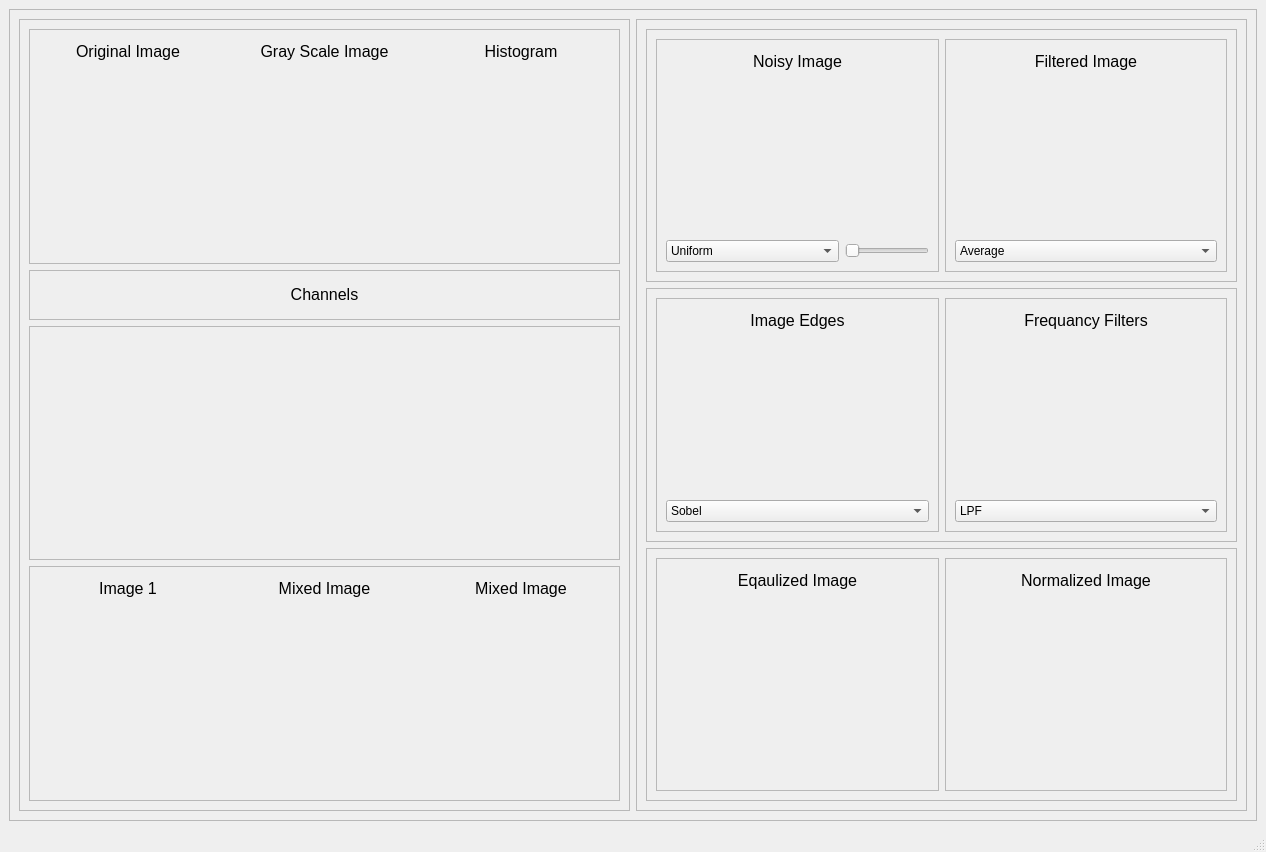
<?xml version="1.0" encoding="UTF-8"?>
<ui version="4.0">
 <class>MainWindow</class>
 <widget class="QMainWindow" name="MainWindow">
  <property name="geometry">
   <rect>
    <x>0</x>
    <y>0</y>
    <width>1266</width>
    <height>852</height>
   </rect>
  </property>
  <property name="windowTitle">
   <string>MainWindow</string>
  </property>
  <widget class="QWidget" name="centralwidget">
   <layout class="QGridLayout" name="gridLayout">
    <item row="0" column="0">
     <widget class="QFrame" name="frame">
      <property name="frameShape">
       <enum>QFrame::StyledPanel</enum>
      </property>
      <property name="frameShadow">
       <enum>QFrame::Raised</enum>
      </property>
      <layout class="QGridLayout" name="gridLayout_18">
       <item row="0" column="0">
        <layout class="QHBoxLayout" name="horizontalLayout_8">
         <item>
          <widget class="QFrame" name="frame_13">
           <property name="frameShape">
            <enum>QFrame::StyledPanel</enum>
           </property>
           <property name="frameShadow">
            <enum>QFrame::Raised</enum>
           </property>
           <layout class="QGridLayout" name="gridLayout_16">
            <item row="0" column="0">
             <layout class="QVBoxLayout" name="verticalLayout_17">
              <item>
               <widget class="QFrame" name="frame_2">
                <property name="frameShape">
                 <enum>QFrame::StyledPanel</enum>
                </property>
                <property name="frameShadow">
                 <enum>QFrame::Raised</enum>
                </property>
                <layout class="QGridLayout" name="gridLayout_2">
                 <item row="0" column="0">
                  <layout class="QHBoxLayout" name="horizontalLayout_4">
                   <item>
                    <layout class="QVBoxLayout" name="verticalLayout_8">
                     <item>
                      <widget class="QLabel" name="label_7">
                       <property name="maximumSize">
                        <size>
                         <width>16777215</width>
                         <height>25</height>
                        </size>
                       </property>
                       <property name="font">
                        <font>
                         <pointsize>12</pointsize>
                        </font>
                       </property>
                       <property name="text">
                        <string>Original Image</string>
                       </property>
                       <property name="alignment">
                        <set>Qt::AlignCenter</set>
                       </property>
                      </widget>
                     </item>
                     <item>
                      <widget class="QLabel" name="originalImage">
                       <property name="pixmap">
                        <pixmap>test.jpg</pixmap>
                       </property>
                       <property name="scaledContents">
                        <bool>true</bool>
                       </property>
                      </widget>
                     </item>
                    </layout>
                   </item>
                   <item>
                    <spacer name="horizontalSpacer">
                     <property name="orientation">
                      <enum>Qt::Horizontal</enum>
                     </property>
                     <property name="sizeType">
                      <enum>QSizePolicy::Fixed</enum>
                     </property>
                     <property name="sizeHint" stdset="0">
                      <size>
                       <width>13</width>
                       <height>20</height>
                      </size>
                     </property>
                    </spacer>
                   </item>
                   <item>
                    <layout class="QVBoxLayout" name="verticalLayout_9">
                     <item>
                      <widget class="QLabel" name="label_8">
                       <property name="maximumSize">
                        <size>
                         <width>16777215</width>
                         <height>25</height>
                        </size>
                       </property>
                       <property name="font">
                        <font>
                         <pointsize>12</pointsize>
                        </font>
                       </property>
                       <property name="text">
                        <string>Gray Scale Image</string>
                       </property>
                       <property name="alignment">
                        <set>Qt::AlignCenter</set>
                       </property>
                      </widget>
                     </item>
                     <item>
                      <widget class="ImageView" name="grayScaleImage" native="true"/>
                     </item>
                    </layout>
                   </item>
                   <item>
                    <spacer name="horizontalSpacer_3">
                     <property name="orientation">
                      <enum>Qt::Horizontal</enum>
                     </property>
                     <property name="sizeType">
                      <enum>QSizePolicy::Fixed</enum>
                     </property>
                     <property name="sizeHint" stdset="0">
                      <size>
                       <width>13</width>
                       <height>20</height>
                      </size>
                     </property>
                    </spacer>
                   </item>
                   <item>
                    <layout class="QVBoxLayout" name="verticalLayout_13">
                     <item>
                      <widget class="QLabel" name="label_9">
                       <property name="maximumSize">
                        <size>
                         <width>16777215</width>
                         <height>25</height>
                        </size>
                       </property>
                       <property name="font">
                        <font>
                         <pointsize>12</pointsize>
                        </font>
                       </property>
                       <property name="text">
                        <string>Histogram</string>
                       </property>
                       <property name="alignment">
                        <set>Qt::AlignCenter</set>
                       </property>
                      </widget>
                     </item>
                     <item>
                      <widget class="PlotWidget" name="originalHistogram" native="true"/>
                     </item>
                    </layout>
                   </item>
                  </layout>
                 </item>
                </layout>
               </widget>
              </item>
              <item>
               <widget class="QFrame" name="frame_16">
                <property name="maximumSize">
                 <size>
                  <width>16777215</width>
                  <height>50</height>
                 </size>
                </property>
                <property name="frameShape">
                 <enum>QFrame::StyledPanel</enum>
                </property>
                <property name="frameShadow">
                 <enum>QFrame::Raised</enum>
                </property>
                <layout class="QGridLayout" name="gridLayout_15">
                 <item row="0" column="0">
                  <widget class="QLabel" name="label_11">
                   <property name="maximumSize">
                    <size>
                     <width>16777215</width>
                     <height>25</height>
                    </size>
                   </property>
                   <property name="font">
                    <font>
                     <pointsize>12</pointsize>
                    </font>
                   </property>
                   <property name="text">
                    <string>Channels</string>
                   </property>
                   <property name="alignment">
                    <set>Qt::AlignCenter</set>
                   </property>
                  </widget>
                 </item>
                </layout>
               </widget>
              </item>
              <item>
               <widget class="QFrame" name="frame_14">
                <property name="frameShape">
                 <enum>QFrame::StyledPanel</enum>
                </property>
                <property name="frameShadow">
                 <enum>QFrame::Raised</enum>
                </property>
                <layout class="QGridLayout" name="gridLayout_13">
                 <item row="0" column="0">
                  <layout class="QHBoxLayout" name="horizontalLayout_5">
                   <item>
                    <layout class="QVBoxLayout" name="verticalLayout_10">
                     <item>
                      <widget class="ImageView" name="redChannel" native="true"/>
                     </item>
                     <item>
                      <widget class="PlotWidget" name="redHistogram" native="true"/>
                     </item>
                    </layout>
                   </item>
                   <item>
                    <layout class="QVBoxLayout" name="verticalLayout_11">
                     <item>
                      <widget class="ImageView" name="greenChannel" native="true"/>
                     </item>
                     <item>
                      <widget class="PlotWidget" name="greenHistogram" native="true"/>
                     </item>
                    </layout>
                   </item>
                   <item>
                    <layout class="QVBoxLayout" name="verticalLayout_12">
                     <item>
                      <widget class="ImageView" name="blueChannel" native="true"/>
                     </item>
                     <item>
                      <widget class="PlotWidget" name="blueHistogram" native="true"/>
                     </item>
                    </layout>
                   </item>
                  </layout>
                 </item>
                </layout>
               </widget>
              </item>
              <item>
               <widget class="QFrame" name="frame_15">
                <property name="frameShape">
                 <enum>QFrame::StyledPanel</enum>
                </property>
                <property name="frameShadow">
                 <enum>QFrame::Raised</enum>
                </property>
                <layout class="QGridLayout" name="gridLayout_14">
                 <item row="0" column="0">
                  <layout class="QHBoxLayout" name="horizontalLayout_6">
                   <item>
                    <layout class="QVBoxLayout" name="verticalLayout_15">
                     <item>
                      <widget class="QLabel" name="label_12">
                       <property name="maximumSize">
                        <size>
                         <width>16777215</width>
                         <height>25</height>
                        </size>
                       </property>
                       <property name="font">
                        <font>
                         <pointsize>12</pointsize>
                        </font>
                       </property>
                       <property name="text">
                        <string>Image 1</string>
                       </property>
                       <property name="alignment">
                        <set>Qt::AlignCenter</set>
                       </property>
                      </widget>
                     </item>
                     <item>
                      <widget class="ImageView" name="imageOne" native="true"/>
                     </item>
                    </layout>
                   </item>
                   <item>
                    <spacer name="horizontalSpacer_4">
                     <property name="orientation">
                      <enum>Qt::Horizontal</enum>
                     </property>
                     <property name="sizeType">
                      <enum>QSizePolicy::Fixed</enum>
                     </property>
                     <property name="sizeHint" stdset="0">
                      <size>
                       <width>13</width>
                       <height>20</height>
                      </size>
                     </property>
                    </spacer>
                   </item>
                   <item>
                    <layout class="QVBoxLayout" name="verticalLayout_16">
                     <item>
                      <widget class="QLabel" name="label_13">
                       <property name="maximumSize">
                        <size>
                         <width>16777215</width>
                         <height>25</height>
                        </size>
                       </property>
                       <property name="font">
                        <font>
                         <pointsize>12</pointsize>
                        </font>
                       </property>
                       <property name="text">
                        <string>Mixed Image</string>
                       </property>
                       <property name="alignment">
                        <set>Qt::AlignCenter</set>
                       </property>
                      </widget>
                     </item>
                     <item>
                      <widget class="ImageView" name="imageTwo" native="true"/>
                     </item>
                    </layout>
                   </item>
                   <item>
                    <spacer name="horizontalSpacer_2">
                     <property name="orientation">
                      <enum>Qt::Horizontal</enum>
                     </property>
                     <property name="sizeType">
                      <enum>QSizePolicy::Fixed</enum>
                     </property>
                     <property name="sizeHint" stdset="0">
                      <size>
                       <width>13</width>
                       <height>20</height>
                      </size>
                     </property>
                    </spacer>
                   </item>
                   <item>
                    <layout class="QVBoxLayout" name="verticalLayout_14">
                     <item>
                      <widget class="QLabel" name="label_10">
                       <property name="maximumSize">
                        <size>
                         <width>16777215</width>
                         <height>25</height>
                        </size>
                       </property>
                       <property name="font">
                        <font>
                         <pointsize>12</pointsize>
                        </font>
                       </property>
                       <property name="text">
                        <string>Mixed Image</string>
                       </property>
                       <property name="alignment">
                        <set>Qt::AlignCenter</set>
                       </property>
                      </widget>
                     </item>
                     <item>
                      <widget class="ImageView" name="mixedImage" native="true"/>
                     </item>
                    </layout>
                   </item>
                  </layout>
                 </item>
                </layout>
               </widget>
              </item>
             </layout>
            </item>
           </layout>
          </widget>
         </item>
         <item>
          <widget class="QFrame" name="frame_12">
           <property name="minimumSize">
            <size>
             <width>600</width>
             <height>0</height>
            </size>
           </property>
           <property name="maximumSize">
            <size>
             <width>16777215</width>
             <height>16777215</height>
            </size>
           </property>
           <property name="frameShape">
            <enum>QFrame::StyledPanel</enum>
           </property>
           <property name="frameShadow">
            <enum>QFrame::Raised</enum>
           </property>
           <layout class="QGridLayout" name="gridLayout_17">
            <item row="0" column="0">
             <layout class="QVBoxLayout" name="verticalLayout_7">
              <item>
               <widget class="QFrame" name="frame_3">
                <property name="frameShape">
                 <enum>QFrame::StyledPanel</enum>
                </property>
                <property name="frameShadow">
                 <enum>QFrame::Raised</enum>
                </property>
                <layout class="QGridLayout" name="gridLayout_12">
                 <item row="0" column="0">
                  <layout class="QHBoxLayout" name="horizontalLayout_7">
                   <item>
                    <widget class="QFrame" name="frame_4">
                     <property name="frameShape">
                      <enum>QFrame::StyledPanel</enum>
                     </property>
                     <property name="frameShadow">
                      <enum>QFrame::Raised</enum>
                     </property>
                     <layout class="QGridLayout" name="gridLayout_5">
                      <item row="0" column="0" colspan="2">
                       <widget class="QLabel" name="label">
                        <property name="maximumSize">
                         <size>
                          <width>16777215</width>
                          <height>25</height>
                         </size>
                        </property>
                        <property name="font">
                         <font>
                          <pointsize>12</pointsize>
                         </font>
                        </property>
                        <property name="text">
                         <string>Noisy Image</string>
                        </property>
                        <property name="alignment">
                         <set>Qt::AlignCenter</set>
                        </property>
                       </widget>
                      </item>
                      <item row="2" column="0">
                       <widget class="QComboBox" name="noiseOptions">
                        <item>
                         <property name="text">
                          <string>Uniform</string>
                         </property>
                        </item>
                        <item>
                         <property name="text">
                          <string>Guassian</string>
                         </property>
                        </item>
                        <item>
                         <property name="text">
                          <string>Salt &amp; Pepper</string>
                         </property>
                        </item>
                       </widget>
                      </item>
                      <item row="1" column="0" colspan="2">
                       <widget class="ImageView" name="noiseImage" native="true"/>
                      </item>
                      <item row="2" column="1">
                       <widget class="QSlider" name="noiseSlider">
                        <property name="sizePolicy">
                         <sizepolicy hsizetype="Fixed" vsizetype="Fixed">
                          <horstretch>0</horstretch>
                          <verstretch>0</verstretch>
                         </sizepolicy>
                        </property>
                        <property name="orientation">
                         <enum>Qt::Horizontal</enum>
                        </property>
                       </widget>
                      </item>
                     </layout>
                    </widget>
                   </item>
                   <item>
                    <widget class="QFrame" name="frame_5">
                     <property name="frameShape">
                      <enum>QFrame::StyledPanel</enum>
                     </property>
                     <property name="frameShadow">
                      <enum>QFrame::Raised</enum>
                     </property>
                     <layout class="QGridLayout" name="gridLayout_4">
                      <item row="1" column="0">
                       <widget class="ImageView" name="filteredImage" native="true"/>
                      </item>
                      <item row="2" column="0">
                       <widget class="QComboBox" name="filtersOptions">
                        <item>
                         <property name="text">
                          <string>Average</string>
                         </property>
                        </item>
                        <item>
                         <property name="text">
                          <string>Guassian</string>
                         </property>
                        </item>
                        <item>
                         <property name="text">
                          <string>Median</string>
                         </property>
                        </item>
                       </widget>
                      </item>
                      <item row="0" column="0">
                       <widget class="QLabel" name="label_2">
                        <property name="maximumSize">
                         <size>
                          <width>16777215</width>
                          <height>25</height>
                         </size>
                        </property>
                        <property name="font">
                         <font>
                          <pointsize>12</pointsize>
                         </font>
                        </property>
                        <property name="text">
                         <string>Filtered Image</string>
                        </property>
                        <property name="alignment">
                         <set>Qt::AlignCenter</set>
                        </property>
                       </widget>
                      </item>
                     </layout>
                    </widget>
                   </item>
                  </layout>
                 </item>
                </layout>
               </widget>
              </item>
              <item>
               <widget class="QFrame" name="frame_6">
                <property name="frameShape">
                 <enum>QFrame::StyledPanel</enum>
                </property>
                <property name="frameShadow">
                 <enum>QFrame::Raised</enum>
                </property>
                <layout class="QGridLayout" name="gridLayout_6">
                 <item row="0" column="0">
                  <layout class="QHBoxLayout" name="horizontalLayout_2">
                   <item>
                    <widget class="QFrame" name="frame_7">
                     <property name="frameShape">
                      <enum>QFrame::StyledPanel</enum>
                     </property>
                     <property name="frameShadow">
                      <enum>QFrame::Raised</enum>
                     </property>
                     <layout class="QGridLayout" name="gridLayout_7">
                      <item row="0" column="0">
                       <layout class="QVBoxLayout" name="verticalLayout_3">
                        <item>
                         <widget class="QLabel" name="label_3">
                          <property name="maximumSize">
                           <size>
                            <width>16777215</width>
                            <height>25</height>
                           </size>
                          </property>
                          <property name="font">
                           <font>
                            <pointsize>12</pointsize>
                           </font>
                          </property>
                          <property name="text">
                           <string>Image Edges</string>
                          </property>
                          <property name="alignment">
                           <set>Qt::AlignCenter</set>
                          </property>
                         </widget>
                        </item>
                        <item>
                         <widget class="ImageView" name="edgeDetectionImage" native="true"/>
                        </item>
                        <item>
                         <widget class="QComboBox" name="edgeDetectionOptions">
                          <item>
                           <property name="text">
                            <string>Sobel</string>
                           </property>
                          </item>
                          <item>
                           <property name="text">
                            <string>Roberts</string>
                           </property>
                          </item>
                          <item>
                           <property name="text">
                            <string>Prewitt</string>
                           </property>
                          </item>
                          <item>
                           <property name="text">
                            <string>Canny</string>
                           </property>
                          </item>
                         </widget>
                        </item>
                       </layout>
                      </item>
                     </layout>
                    </widget>
                   </item>
                   <item>
                    <widget class="QFrame" name="frame_8">
                     <property name="frameShape">
                      <enum>QFrame::StyledPanel</enum>
                     </property>
                     <property name="frameShadow">
                      <enum>QFrame::Raised</enum>
                     </property>
                     <layout class="QGridLayout" name="gridLayout_8">
                      <item row="0" column="0">
                       <layout class="QVBoxLayout" name="verticalLayout_4">
                        <item>
                         <widget class="QLabel" name="label_4">
                          <property name="maximumSize">
                           <size>
                            <width>16777215</width>
                            <height>25</height>
                           </size>
                          </property>
                          <property name="font">
                           <font>
                            <pointsize>12</pointsize>
                           </font>
                          </property>
                          <property name="text">
                           <string>Frequancy Filters</string>
                          </property>
                          <property name="alignment">
                           <set>Qt::AlignCenter</set>
                          </property>
                         </widget>
                        </item>
                        <item>
                         <widget class="ImageView" name="freqeuncyFilteredImage" native="true"/>
                        </item>
                        <item>
                         <widget class="QComboBox" name="frequancyFiltersOptions">
                          <item>
                           <property name="text">
                            <string>LPF</string>
                           </property>
                          </item>
                          <item>
                           <property name="text">
                            <string>HPF</string>
                           </property>
                          </item>
                         </widget>
                        </item>
                       </layout>
                      </item>
                     </layout>
                    </widget>
                   </item>
                  </layout>
                 </item>
                </layout>
               </widget>
              </item>
              <item>
               <widget class="QFrame" name="frame_9">
                <property name="frameShape">
                 <enum>QFrame::StyledPanel</enum>
                </property>
                <property name="frameShadow">
                 <enum>QFrame::Raised</enum>
                </property>
                <layout class="QGridLayout" name="gridLayout_9">
                 <item row="0" column="0">
                  <layout class="QHBoxLayout" name="horizontalLayout_3">
                   <item>
                    <widget class="QFrame" name="frame_10">
                     <property name="frameShape">
                      <enum>QFrame::StyledPanel</enum>
                     </property>
                     <property name="frameShadow">
                      <enum>QFrame::Raised</enum>
                     </property>
                     <layout class="QGridLayout" name="gridLayout_10">
                      <item row="0" column="0">
                       <layout class="QVBoxLayout" name="verticalLayout_5">
                        <item>
                         <widget class="QLabel" name="label_5">
                          <property name="maximumSize">
                           <size>
                            <width>16777215</width>
                            <height>25</height>
                           </size>
                          </property>
                          <property name="font">
                           <font>
                            <pointsize>12</pointsize>
                           </font>
                          </property>
                          <property name="text">
                           <string>Eqaulized Image</string>
                          </property>
                          <property name="alignment">
                           <set>Qt::AlignCenter</set>
                          </property>
                         </widget>
                        </item>
                        <item>
                         <widget class="ImageView" name="equalizedImage" native="true"/>
                        </item>
                       </layout>
                      </item>
                     </layout>
                    </widget>
                   </item>
                   <item>
                    <widget class="QFrame" name="frame_11">
                     <property name="frameShape">
                      <enum>QFrame::StyledPanel</enum>
                     </property>
                     <property name="frameShadow">
                      <enum>QFrame::Raised</enum>
                     </property>
                     <layout class="QGridLayout" name="gridLayout_11">
                      <item row="0" column="0">
                       <layout class="QVBoxLayout" name="verticalLayout_6">
                        <item>
                         <widget class="QLabel" name="label_6">
                          <property name="maximumSize">
                           <size>
                            <width>16777215</width>
                            <height>25</height>
                           </size>
                          </property>
                          <property name="font">
                           <font>
                            <pointsize>12</pointsize>
                           </font>
                          </property>
                          <property name="text">
                           <string>Normalized Image</string>
                          </property>
                          <property name="alignment">
                           <set>Qt::AlignCenter</set>
                          </property>
                         </widget>
                        </item>
                        <item>
                         <widget class="ImageView" name="normalizedImage" native="true"/>
                        </item>
                       </layout>
                      </item>
                     </layout>
                    </widget>
                   </item>
                  </layout>
                 </item>
                </layout>
               </widget>
              </item>
             </layout>
            </item>
           </layout>
          </widget>
         </item>
        </layout>
       </item>
      </layout>
     </widget>
    </item>
   </layout>
  </widget>
  <widget class="QMenuBar" name="menubar">
   <property name="geometry">
    <rect>
     <x>0</x>
     <y>0</y>
     <width>1266</width>
     <height>26</height>
    </rect>
   </property>
  </widget>
  <widget class="QStatusBar" name="statusbar"/>
 </widget>
 <customwidgets>
  <customwidget>
   <class>PlotWidget</class>
   <extends>QWidget</extends>
   <header>pyqtgraph</header>
   <container>1</container>
  </customwidget>
  <customwidget>
   <class>ImageView</class>
   <extends>QWidget</extends>
   <header>pyqtgraph</header>
   <container>1</container>
  </customwidget>
 </customwidgets>
 <resources/>
 <connections/>
</ui>
